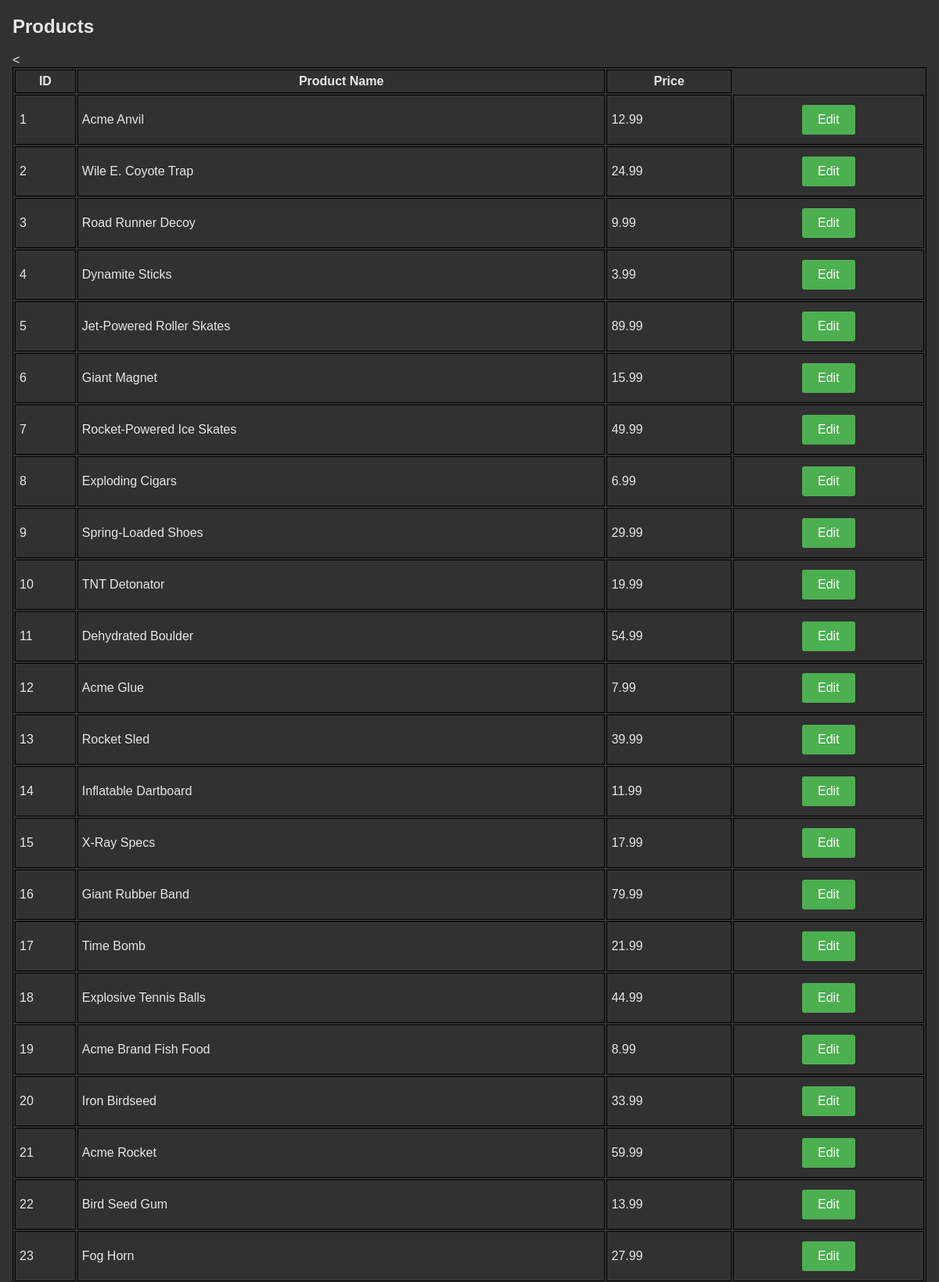
Screenshot of /products/ (upper part) with the database file from the repository.
### truckr/models.py (models this page shows, shortened)
class product(models.Model):
    productID = models.IntegerField(primary_key=True)
    price = models.DecimalField(max_digits=10, decimal_places=2)
    productName = models.CharField(max_length=30)

### truckr/views.py (the view)
# urls.py: path('products/', views.products, name = 'products'),
def products(request):
    username = request.user.username
    nav = navigation(username)
    plist = product.objects.order_by('productID')
    context = {'plist': plist,'nav': nav}
    return render(request, 'truckr/products.html', context)

### truckr/views.py (called while the page is built)
def navigation(username):
    nav = navbar.objects.raw(""" SELECT * FROM truckr_employee JOIN truckr_account ON truckr_employee.employeeID = truckr_account.employeeID JOIN truckr_navbar ON truckr_account.accountType = truckr_navbar.accountType WHERE truckr_employee.username = '%s' ORDER BY id; """ % username)
    return nav

### truckr/templates/truckr/products.html (shortened to what this page needs)
{% load static %}
<!DOCTYPE html>
<html>
  <head>
    <link rel="stylesheet" type="text/css" href="{% static 'css/style.css'%}">
  </head>
<body>
	<h2>Products</h2>
<
<table style="width:100%">
       	<tr>
	       	<th>ID</th>
	       	<th>Product Name</th>
		<th>Price</th>
       	</tr>
{% if plist %}
	{% for product in plist %}
	<tr>
		<td>{{product.productID}}</td>
		<td>{{product.productName}}</td>
		<td>{{product.price}}</td>
		<td style = text-align:center><button type="button" onclick="window.location.href='/employee/{{employee.employeeID}}/';">Edit</button></td>
	</tr>
	{% endfor %}
{% else %}
	<p>No products are available.</p>
{% endif %}
</table>
</body>
</html>

### static/css/style.css (style rules this page uses)
body { font-family: Arial, sans-serif; background-color: #313131; color:#e6e6e6; margin: 0; padding: 0; margin-left:1em; margin-right:1em; }
button { background-color: #4CAF50; border: none; border-radius: 3px; color: #fff; cursor: pointer; font-size: 16px; margin: 7px; padding: 10px 20px; text-align: center; text-decoration: none; }
table, th, td { border:1px solid black; }
th, td { margin-left: 5px; padding: 5px; }

### rows the page displays
product: productID "1", productName "Acme Anvil", price "12.99"
product: productID "2", productName "Wile E. Coyote Trap", price "24.99"
product: productID "3", productName "Road Runner Decoy", price "9.99"
product: productID "4", productName "Dynamite Sticks", price "3.99"
product: productID "5", productName "Jet-Powered Roller Skates", price "89.99"
product: productID "6", productName "Giant Magnet", price "15.99"
product: productID "7", productName "Rocket-Powered Ice Skates", price "49.99"
product: productID "8", productName "Exploding Cigars", price "6.99"
product: productID "9", productName "Spring-Loaded Shoes", price "29.99"
product: productID "10", productName "TNT Detonator", price "19.99"
product: productID "11", productName "Dehydrated Boulder", price "54.99"
product: productID "12", productName "Acme Glue", price "7.99"
product: productID "13", productName "Rocket Sled", price "39.99"
product: productID "14", productName "Inflatable Dartboard", price "11.99"
product: productID "15", productName "X-Ray Specs", price "17.99"
product: productID "16", productName "Giant Rubber Band", price "79.99"
product: productID "17", productName "Time Bomb", price "21.99"
product: productID "18", productName "Explosive Tennis Balls", price "44.99"
product: productID "19", productName "Acme Brand Fish Food", price "8.99"
product: productID "20", productName "Iron Birdseed", price "33.99"
product: productID "21", productName "Acme Rocket", price "59.99"
product: productID "22", productName "Bird Seed Gum", price "13.99"
product: productID "23", productName "Fog Horn", price "27.99"
